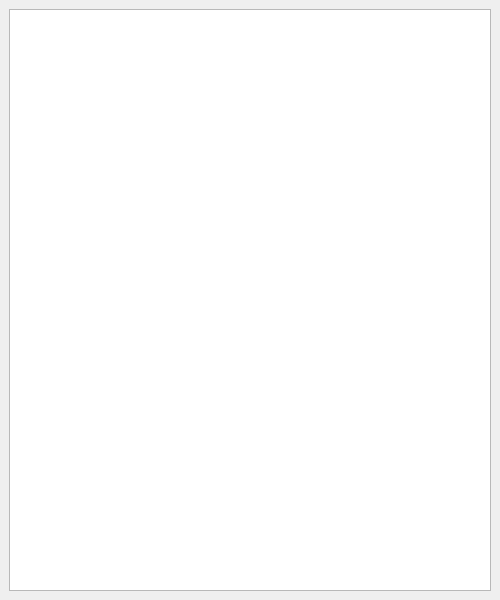
<?xml version="1.0" encoding="UTF-8"?>
<ui version="4.0">
 <class>MainWindow</class>
 <widget class="QMainWindow" name="MainWindow">
  <property name="geometry">
   <rect>
    <x>0</x>
    <y>0</y>
    <width>500</width>
    <height>600</height>
   </rect>
  </property>
  <property name="minimumSize">
   <size>
    <width>500</width>
    <height>600</height>
   </size>
  </property>
  <property name="maximumSize">
   <size>
    <width>500</width>
    <height>600</height>
   </size>
  </property>
  <property name="windowTitle">
   <string>MainWindow</string>
  </property>
  <widget class="QWidget" name="centralwidget">
   <layout class="QGridLayout" name="gridLayout">
    <item row="0" column="0">
     <widget class="QPlainTextEdit" name="plainTextEdit">
      <property name="toolTip">
       <string>&lt;html&gt;&lt;head/&gt;&lt;body&gt;&lt;p align=&quot;center&quot;&gt;&lt;br/&gt;&lt;/p&gt;&lt;/body&gt;&lt;/html&gt;</string>
      </property>
      <property name="styleSheet">
       <string notr="true">font: 75 12pt &quot;Arial&quot;;
</string>
      </property>
      <property name="readOnly">
       <bool>true</bool>
      </property>
      <property name="plainText">
       <string/>
      </property>
     </widget>
    </item>
   </layout>
  </widget>
 </widget>
 <resources/>
 <connections/>
</ui>
